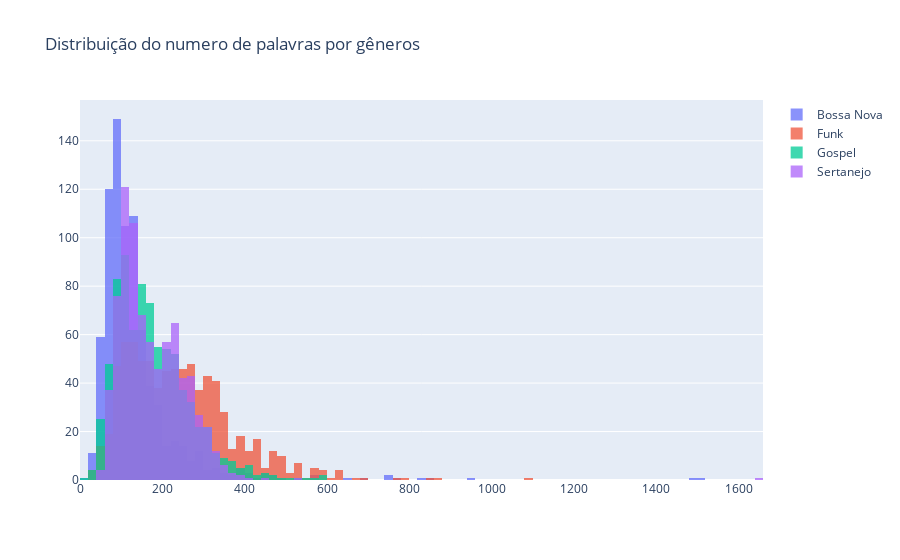

Notebook code cell kept with this figure:
### Code cell
x1 = ds.loc[ds['genero'] == 1, 'word_count']
x2 = ds.loc[ds['genero'] == 2, 'word_count']
x3 = ds.loc[ds['genero'] == 3, 'word_count']
x4 = ds.loc[ds['genero'] == 4, 'word_count']

trace1 = go.Histogram(
    x=x1, name='Bossa Nova',
    opacity=0.75
)
trace2 = go.Histogram(
    x=x2, name = 'Funk',
    opacity=0.75
)
trace3 = go.Histogram(
    x=x3, name = 'Gospel',
    opacity=0.75
)
trace4 = go.Histogram(
    x=x4, name = 'Sertanejo',
    opacity=0.75
)

data = [trace1, trace2, trace3, trace4]
layout = go.Layout(barmode='overlay', title='Distribuição do numero de palavras por gêneros')
fig = go.Figure(data=data, layout=layout)

fig.show()

### Figure 1 — Plotly figure (JSON) as saved in the notebook; plotly's stock layout.template omitted (floating-point values rounded to 4 significant figures; data arrays with more than 128 entries replaced by an {"elided": "..."} marker saying what was removed)
{"data": [{"name": "Bossa Nova", "opacity": 0.75, "type": "histogram", "x": {"elided": "792 int values"}}, {"name": "Funk", "opacity": 0.75, "type": "histogram", "x": {"elided": "787 int values"}}, {"name": "Gospel", "opacity": 0.75, "type": "histogram", "x": {"elided": "797 int values"}}, {"name": "Sertanejo", "opacity": 0.75, "type": "histogram", "x": {"elided": "798 int values"}}], "layout": {"barmode": "overlay", "title": {"text": "Distribuição do numero de palavras por gêneros"}}}
